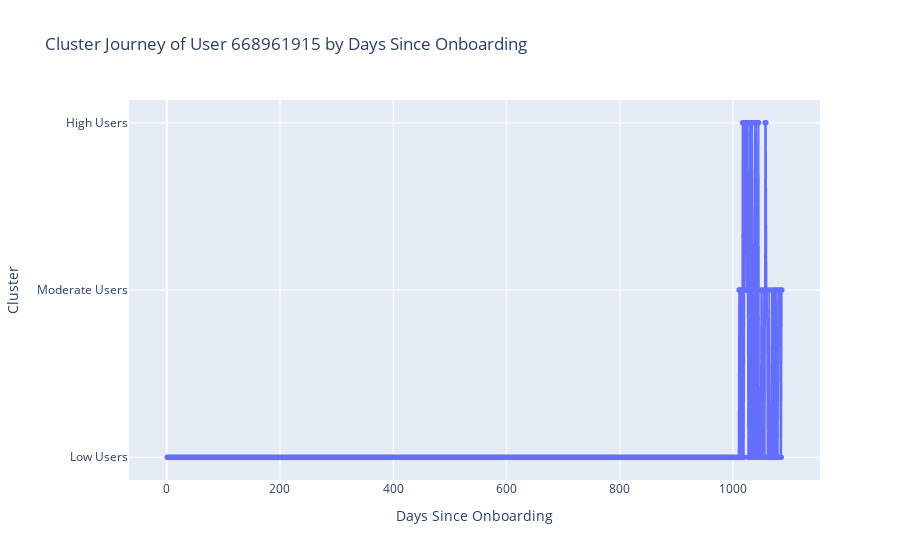

Write notebook code for a chart like this one.
### Code cell
user_journey_by_days(668961915)

### Figure 1 — Plotly figure (JSON) as saved in the notebook; plotly's stock layout.template omitted (floating-point values rounded to 4 significant figures; data arrays with more than 128 entries replaced by an {"elided": "..."} marker saying what was removed)
{"data": [{"hovertemplate": "days_since_onboarding=%{x}<br>usage_level=%{y}<extra></extra>", "legendgroup": "", "line": {"color": "#636efa", "dash": "solid"}, "marker": {"symbol": "circle"}, "mode": "lines+markers", "name": "", "showlegend": false, "type": "scattergl", "x": {"elided": "1086 int values"}, "xaxis": "x", "y": {"elided": "1086 str values"}, "yaxis": "y"}], "layout": {"legend": {"tracegroupgap": 0}, "title": {"text": "Cluster Journey of User 668961915 by Days Since Onboarding"}, "xaxis": {"anchor": "y", "domain": [0, 1], "title": {"text": "Days Since Onboarding"}}, "yaxis": {"anchor": "x", "categoryarray": ["Low Users", "Moderate Users", "High Users"], "categoryorder": "array", "domain": [0, 1], "title": {"text": "Cluster"}}}}
